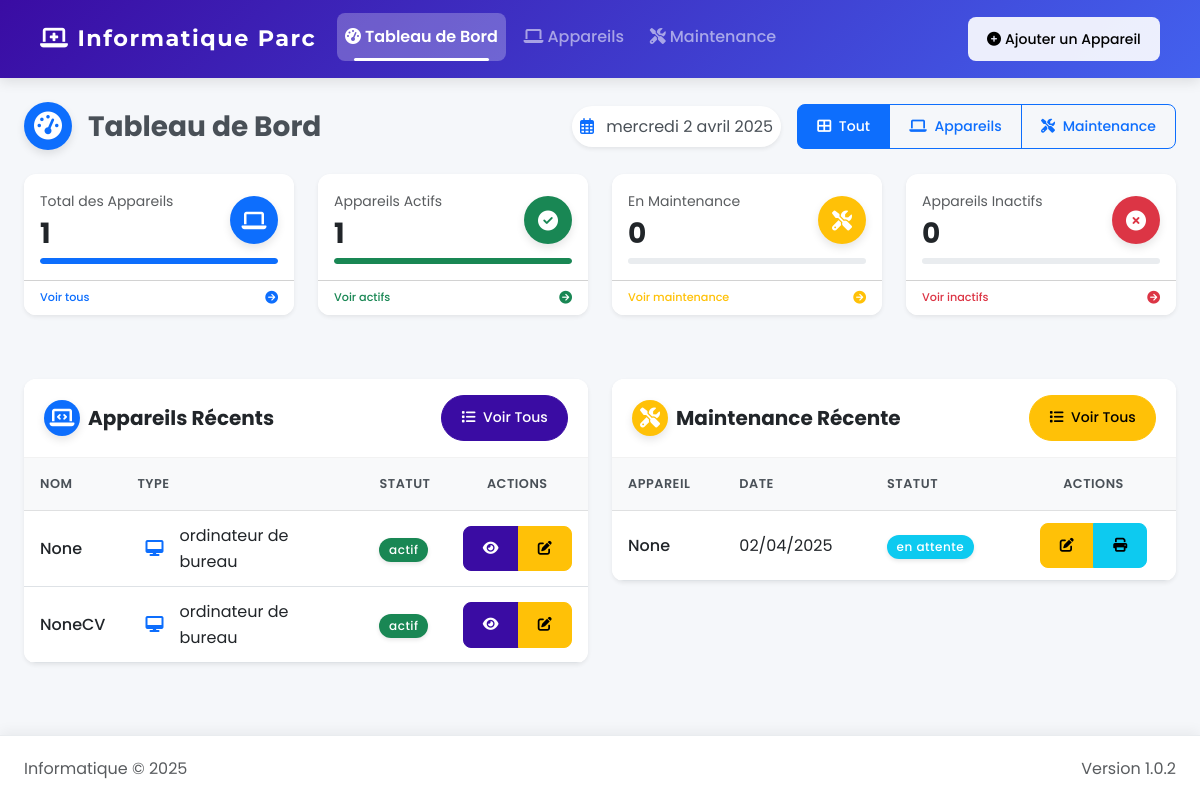
Before: / with the older database file.
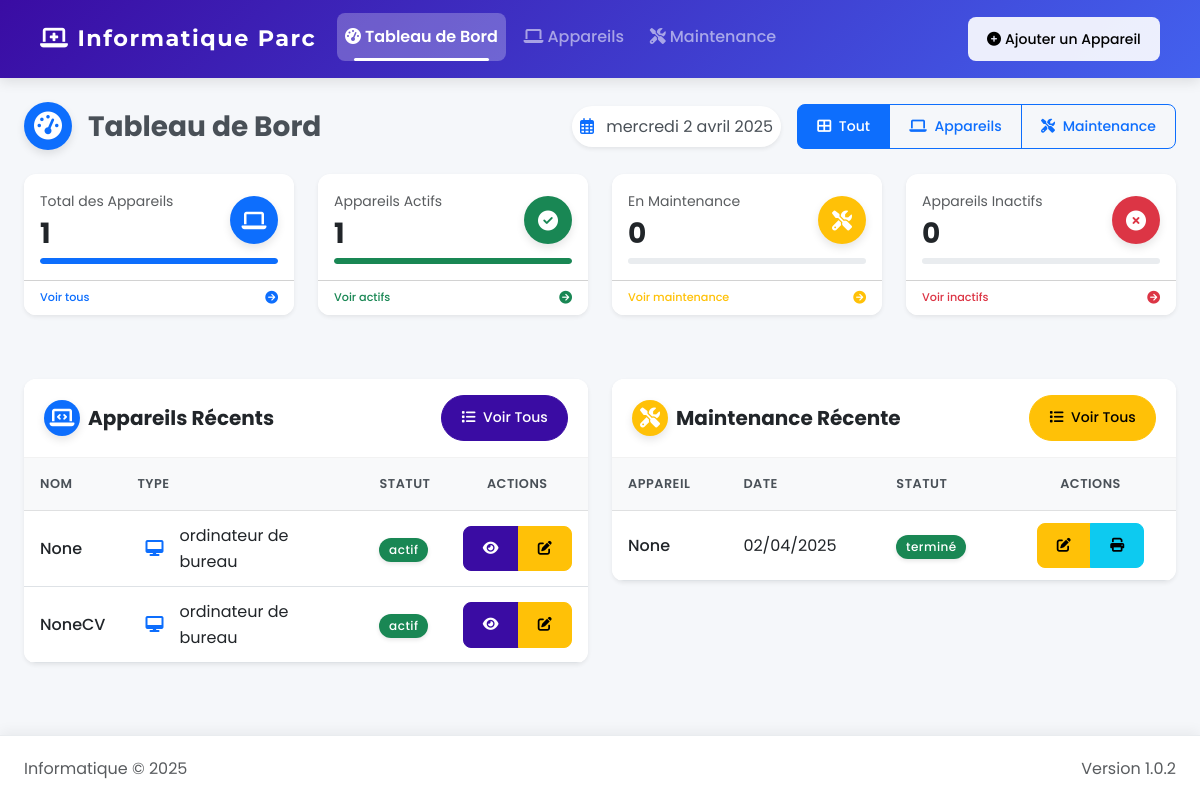
After: the same page with the newer database file.
### app.py (models this page shows, shortened)
class MaintenanceRecord(db.Model):
    id = db.Column(db.Integer, primary_key=True)
    device_id = db.Column(db.Integer, db.ForeignKey('device.id'), nullable=False)
    reference = db.Column(db.String(20))  # Add this line for the reference field
    maintenance_date = db.Column(db.Date, nullable=False)
    issue_description = db.Column(db.Text, nullable=False)
    actions_taken = db.Column(db.Text)
    status = db.Column(db.String(20), default='en attente')
    technician = db.Column(db.String(100), nullable=False)
    completion_date = db.Column(db.Date)
    notes = db.Column(db.Text)

class Device(db.Model):
    id = db.Column(db.Integer, primary_key=True)
    name = db.Column(db.String(100), nullable=False)
    type = db.Column(db.String(50), nullable=False)
    serial_number = db.Column(db.String(100), nullable=False, unique=True)
    status = db.Column(db.String(20), default='actif')
    assigned_to = db.Column(db.String(100))
    service = db.Column(db.String(100))
    department = db.Column(db.String(100))
    mac_address = db.Column(db.String(17))
    notes = db.Column(db.Text)
    maintenance_records = db.relationship('MaintenanceRecord', backref='device', lazy=True, cascade="all, delete-orphan")

### app.py (the view)
@app.route('/')
def index():
    now = datetime.now()
    total_devices = Device.query.count()
    active_devices = Device.query.filter_by(status='actif').count()
    maintenance_devices = Device.query.filter_by(status='en maintenance').count()
    inactive_devices = Device.query.filter_by(status='inactif').count()
    recent_devices = Device.query.order_by(Device.id.desc()).limit(5).all()
    recent_maintenance = MaintenanceRecord.query.order_by(MaintenanceRecord.maintenance_date.desc()).limit(5).all()
    assigned_data = db.session.query(
        Device.assigned_to,
        db.func.count(Device.id).label('device_count')
    ).filter(
        Device.assigned_to != '',
        Device.assigned_to != None
    ).group_by(
        Device.assigned_to
    ).order_by(
        db.func.count(Device.id).desc()
    ).all()
    return render_template('index.html',
                          now=now,
                          total_devices=total_devices,
                          active_devices=active_devices,
                          maintenance_devices=maintenance_devices,
                          inactive_devices=inactive_devices,
                          recent_devices=recent_devices,
                          recent_maintenance=recent_maintenance,
                          assigned_data=assigned_data)

### app.py (called while the page is built)
@app.context_processor
def utility_processor():
    return dict(now=datetime.now)

### templates/index.html (shortened to what the changed rows need)
{% extends "layout.html" %}
{% block content %}
<div class="row">
    <div class="col-md-12 col-lg-6 mb-4 device-section">
        <div class="card border-0 shadow-sm hover-card animate__animated animate__fadeIn" style="animation-delay: 0.2s;">
            <div class="card-body p-0">
                <div class="table-responsive">
                    <table class="table table-hover align-middle mb-0">
                        <thead class="table-light">
                            <tr>
                                <th>Nom</th>
                                <th>Type</th>
                                <th>Statut</th>
                                <th class="text-center">Actions</th>
                            </tr>
                        </thead>
                    </table>
                </div>
            </div>
        </div>
    </div>
    <div class="col-md-12 col-lg-6 mb-4 maintenance-section">
        <div class="card border-0 shadow-sm hover-card animate__animated animate__fadeIn" style="animation-delay: 0.3s;">
            <div class="card-body p-0">
                <div class="table-responsive">
                    <table class="table table-hover align-middle mb-0">
                        <thead class="table-light">
                            <tr>
                                <th>Appareil</th>
                                <th>Date</th>
                                <th>Statut</th>
                                <th class="text-center">Actions</th>
                            </tr>
                        </thead>
                        <tbody>
                            {% for record in recent_maintenance %}
                            <tr class="animate__animated animate__fadeIn" style="animation-delay: {{ loop.index * 0.05 }}s">
                                <td class="fw-medium">{{ record.device.name }}</td>
                                <td>{{ record.maintenance_date.strftime('%d/%m/%Y') }}</td>
                                <td>
                                    <span class="badge rounded-pill bg-{{ 'success' if record.status == 'terminé' else 'warning' if record.status == 'en cours' else 'info' }}">
                                        {{ record.status }}
                                    </span>
                                </td>
                                <td class="text-center">
                                    <div class="btn-group">
                                        <a href="{{ url_for('edit_maintenance', record_id=record.id) }}" class="btn btn-sm btn-warning" data-bs-toggle="tooltip" title="Modifier">
                                            <i class="fas fa-edit"></i>
                                        </a>
                                        <a href="{{ url_for('print_maintenance', record_id=record.id) }}" class="btn btn-sm btn-info" data-bs-toggle="tooltip" title="Imprimer" target="_blank">
                                            <i class="fas fa-print"></i>
                                        </a>
                                    </div>
                                </td>
                            </tr>
                            {% endfor %}
                        </tbody>
                    </table>
                </div>
            </div>
        </div>
    </div>
</div>
{% endblock %}

Changed rows visible on the page:
changed MaintenanceRecord "None": status "en attente" → "terminé"
